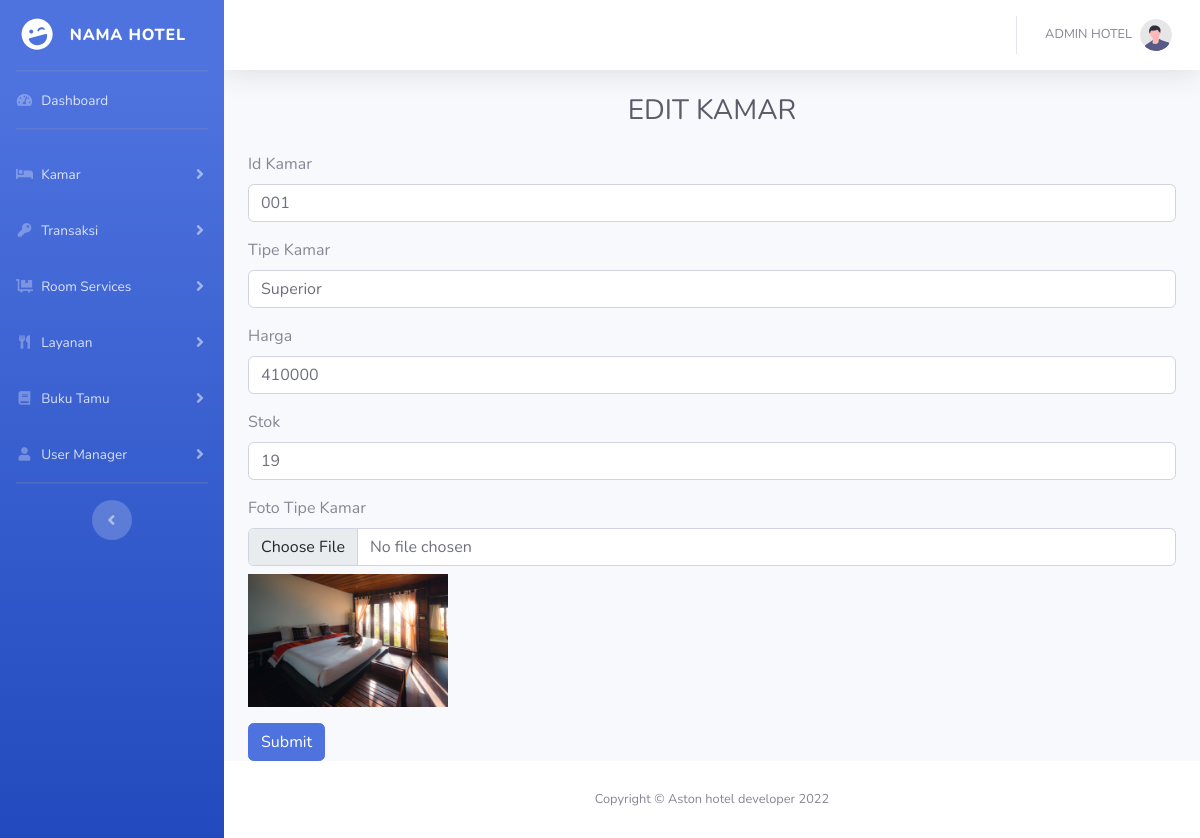
The app's page /admin2/editkamar?id=001 (signed in) with its own data.
### tables this page shows
CREATE TABLE IF NOT EXISTS `tamu` (
  `idtamu` int(11) NOT NULL AUTO_INCREMENT,
  `username` varchar(50) NOT NULL,
  `role` varchar(15) NOT NULL DEFAULT 'user',
  `email` varchar(50) NOT NULL,
  `nama` varchar(100) NOT NULL,
  `alamat` varchar(150) NOT NULL,
  `telepon` varchar(15) NOT NULL,
  `password` varchar(255) NOT NULL,
  `foto` varchar(1000) DEFAULT NULL,
  PRIMARY KEY (`idtamu`)
);

CREATE TABLE IF NOT EXISTS `kamar` (
  `idkamar` varchar(15) NOT NULL,
  `tipe` varchar(50) NOT NULL,
  `jumlah` int(11) DEFAULT NULL,
  `harga` int(11) NOT NULL,
  `gambar` varchar(1000) DEFAULT NULL,
  PRIMARY KEY (`idkamar`)
);

CREATE TABLE IF NOT EXISTS `stokkamar` (
  `idkamar` varchar(15) NOT NULL,
  `tipe` varchar(50) NOT NULL,
  `stok` int(11) NOT NULL,
  KEY `idkamar` (`idkamar`)
);

### admin2/editkamar.php (the view, shortened to what this page needs)
<?php require_once "view/sidebar.php"; ?>
<div id="content-wrapper" class="d-flex flex-column">
    <div id="content">
        <?php require_once "view/header.php"; ?>
        <div class="container-fluid">
            <?php
            require_once "../function/koneksi.php";
            $ambilId = $_GET['id'];
            $sql = mysqli_query($conn, "SELECT * FROM kamar WHERE idkamar='$ambilId'");
            $data  = $sql->fetch_assoc();
            $id    = $data['idkamar'];
            $tipe  = $data['tipe'];
            $harga = $data['harga'];
            $gambar = $data['gambar'];
            $sql2 = mysqli_query($conn, "SELECT * FROM stokkamar WHERE idkamar='$ambilId'");
            $data2 = $sql2->fetch_assoc();
            $stok = $data2['stok'];
            ?>
            <h1 class="h3 mb-4 text-gray-800 text-center">EDIT KAMAR</h1>
            <form method="POST" action="../function/prosesedit.php" enctype="multipart/form-data">
                <div class="mb-3">
                    <label for="exampleInputText1" class="form-label">Id Kamar</label>
                    <input type="text" name="id" class="form-control" id="exampleInputText1" aria-describedby="textHelp" value="<?= $id; ?>">
                </div>
                <div class="mb-3">
                    <label for="exampleInputText1" class="form-label">Tipe Kamar</label>
                    <input type="text" name="txtTipe" class="form-control" id="exampleInputText1" aria-describedby="textHelp" value="<?= $tipe; ?>">
                </div>
                <div class=" mb-3">
                    <label for="exampleInputText1" class="form-label">Harga</label>
                    <input type="text" name="txtHarga" class="form-control" id="exampleInputText1" value="<?= $harga; ?>">
                </div>
                <div class=" mb-3">
                    <label for="exampleInputText1" class="form-label">Stok</label>
                    <input type="text" name="txtStok" class="form-control" id="exampleInputText1" value="<?= $stok; ?>">
                </div>
                <div class="mb-3">
                    <label class="form-label">Foto Tipe Kamar</label>
                    <input type="file" name="fileGambar" id="fileGambar" class="form-control mb-2">
                    <img src="../images/<?= $gambar; ?>" width="200px" alt="">
                </div>
                <button type="submit" class="btn btn-primary">Submit</button>
            </form>
        </div>
    </div>
    <?php require_once "view/footer.php"; ?>
</div>
</div>
</body>
</html>

### admin2/view/header.php (shortened to what this page needs)
<nav class="navbar navbar-expand navbar-light bg-white topbar mb-4 static-top shadow">
    <ul class="navbar-nav ml-auto">
        <li class="nav-item dropdown no-arrow">
            <a class="nav-link dropdown-toggle" href="#" id="userDropdown" role="button" data-toggle="dropdown" aria-haspopup="true" aria-expanded="false">
                <span class="mr-2 d-none d-lg-inline text-gray-600 small"><?= $nama; ?></span>
                <img class="img-profile rounded-circle" src="img/undraw_profile.svg">
            </a>
        </li>
    </ul>
</nav>

### records on screen
tamu: nama "ADMIN HOTEL"
kamar: id "001", txtTipe "Superior", txtHarga "410000", gambar (picture)
stokkamar: txtStok "19"
